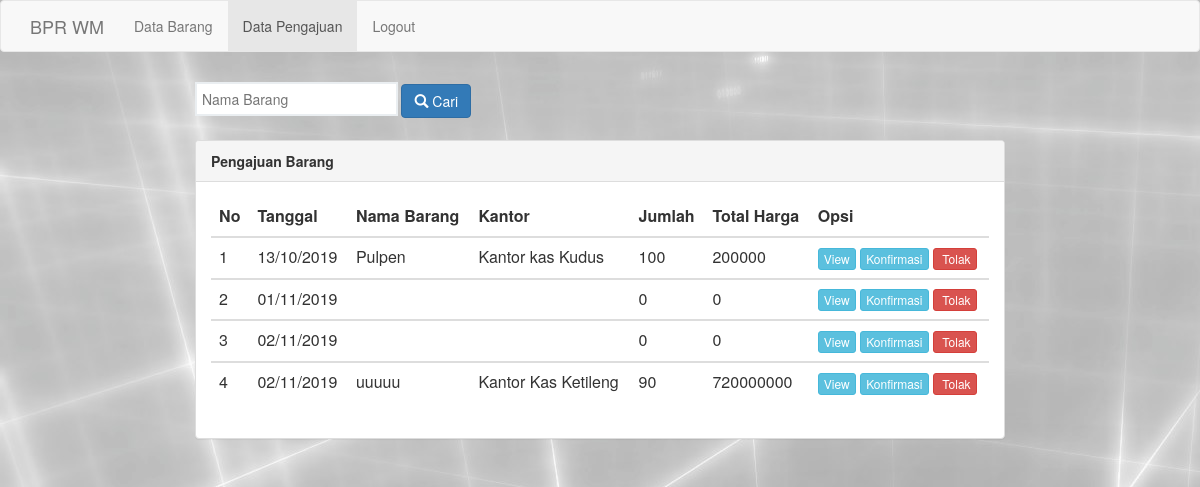
Before: /hrd/index_pengajuan_hrd.php with the older database file.
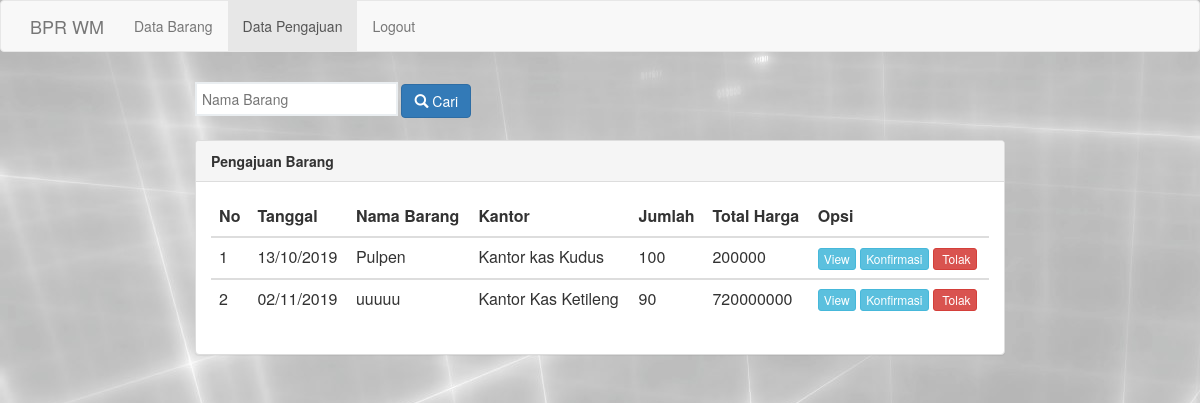
After: the same page with the newer database file.
### tables this page shows
CREATE TABLE `pengajuan_brg` (
  `id_pengajuan` int(5) NOT NULL,
  `tgl_pengajuan` timestamp NOT NULL DEFAULT CURRENT_TIMESTAMP,
  `nm_brg_pgj` varchar(50) NOT NULL,
  `nm_kantor_pgj` varchar(50) NOT NULL,
  `jml_brg_pgj` int(100) NOT NULL,
  `sat_brg_pgj` varchar(100) NOT NULL,
  `hrg_brg_pgj` int(20) NOT NULL,
  `tot_hrg_pgj` int(100) NOT NULL,
  `ket_pgj` text NOT NULL,
  `notif_pgj` varchar(100) NOT NULL DEFAULT 'prosess'
);

### hrd/index_pengajuan_hrd.php (the view, shortened to what this page needs)
<html>
<head>
	<link rel="stylesheet" type="text/css" href="assets/css/bootstrap.css">
</head>
<body>
	 <nav class="navbar navbar-default">
          <div class="container">
            <div class="navbar-header">
              <a class="navbar-brand" href="www.bprwm.co.id">BPR WM</a>
            </div>
            <div class="collapse navbar-collapse" id="bs-example-navbar-collapse-1">
              <ul class="nav navbar-nav">
               <li><a href="index_barang_hrd.php">Data Barang </a></li>
                <li class="active"><a href="index_pengajuan_hrd.php">Data Pengajuan <span class="sr-only">(current)</span></a></li>
                <li><a href="../logout.php">Logout</a></li>
              </ul>
            </div>
          </div>
        </nav>
	<div class="row">
		<div class="container-fuild">
			<div class="row">
				<div class="col-md-8 col-md-offset-2">
				<form action="proses_search.php" method="get">
					<input type="search" name="cari" placeholder="Nama Barang" >
					<button action="proses_search.php" type="submit" class="btn btn-primary"><i class="glyphicon glyphicon-search" value="Cari"  ></i> Cari</button>
 				</form>
					<div class="panel panel-default">
						<div class="panel-heading">
							<span class="title"><b>Pengajuan Barang</b></span>
						</div>
						<div class="panel-body">
							<table class="table table-stripped" width="100%">
								<thead>
									<tr>
										<th>No</th>
										<th>Tanggal</th>
										<th>Nama Barang</th>
										<th>Kantor</th>
										<th>Jumlah</th>
										<th>Total Harga</th>
										<th>Opsi</th>
									</tr>
								</thead>
								<?php
									include 'koneksi.php';
									$lihat	= mysqli_query($connect, "SELECT * FROM pengajuan_brg");
									if (mysqli_num_rows($lihat) == 0) {
										echo '<tr><td colspan="6"><center>Data Kosong!!!</center></td></tr>';
									}else{
									$no 	= 1;
									while($data = mysqli_fetch_array($lihat)) {
								?>
								<tbody>
									<tr>
										<td><?php echo $no;?></td>
										<td><?php echo date("d/m/Y", strtotime($data['tgl_pengajuan']))?></td>
										<td><?php echo $data['nm_brg_pgj']?></td>
										<td><?php echo $data['nm_kantor_pgj']?></td>
										<td><?php echo $data['jml_brg_pgj']?></td>
										<td><?php echo $data['tot_hrg_pgj']?></td>
										<td>
											<a href="proses_pengajuan.php?id_pengajuan=<?php echo $data['id_pengajuan']?>&action=view" class="btn btn-info btn-xs"><i "></i>View </a>
											<a onclick="cek(<?php echo $data['id_pengajuan']?>);" class="btn btn-info btn-xs"><i "></i>Konfirmasi </a>
											<a href="proses_pengajuan.php?id_pengajuan=<?php echo $data['id_pengajuan']?>&action=Tolak" class="btn btn-danger btn-xs"><i class="glyphicon "></i> Tolak</a>
										</td>
									</tr>
								</tbody>
								<?php $no++;}}?>
							</table>
						</div>
					</div>
				</div>
			</div>
		</div>
	</div>
</body>
</html>

Changed rows visible on the page:
removed pengajuan_brg: tgl_pengajuan "01/11/2019", jml_brg_pgj "0", tot_hrg_pgj "0"
removed pengajuan_brg: tgl_pengajuan "02/11/2019", jml_brg_pgj "0", tot_hrg_pgj "0"
